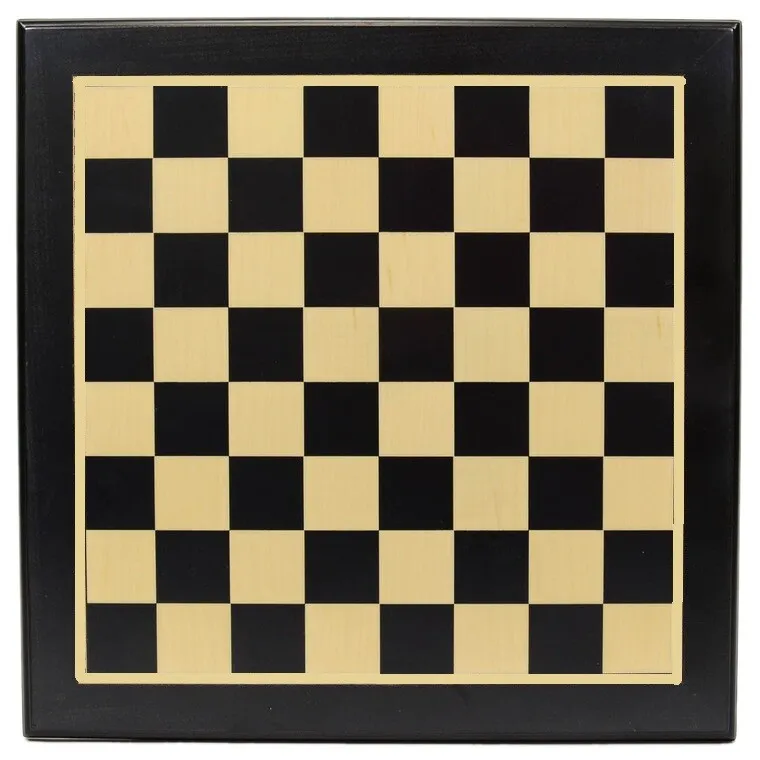
#> input picture 3-object tracking with opencv/flat chess.jpg, 760 x 760 px, given in place of the camera
$ jupyter execute optical_flow.ipynb   (text cells are left out)
#> lines starting #> are read from the running program, lines starting #| are printed output that depends on the picture
[cell 1]
# optical flow with corner detection

import numpy as np
import cv2

cap = cv2.VideoCapture(0)
# params for ShiTomasi corner detection
feature_params = dict( maxCorners = 100, qualityLevel = 0.3, minDistance = 7, blockSize = 7)

# Parameters for lucas kanade optical flow
lk_params = dict( winSize = (15, 15), maxLevel = 2, criteria = (cv2.TERM_CRITERIA_EPS | cv2.TERM_CRITERIA_COUNT, 10, 0.03))

# Create some random colors
color = np.random.randint(0, 255, (100, 3))

# Take first frame and find corners in it
ret, old_frame = cap.read()
#> old_frame is the input picture: shape (760, 760, 3); mean B, G, R 90.1, 109.8, 118.7
old_gray = cv2.cvtColor(old_frame, cv2.COLOR_BGR2GRAY)
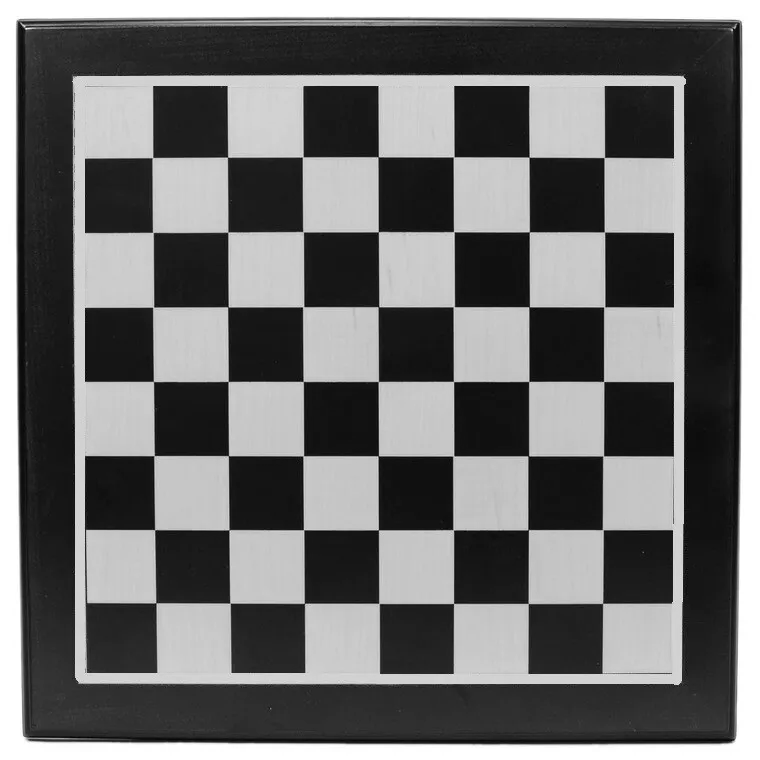
#> old_gray: shape (760, 760); min 1, max 255, mean 110.2
p0 = cv2.goodFeaturesToTrack(old_gray, mask = None, **feature_params)
#> p0 = 100 rows, first 8: [671, 88], [456, 88], [671, 235], [87, 458], [527, 88], [671, 305], [225, 88], [530, 234]

# Create a mask image for drawing purposes
mask = np.zeros_like(old_frame)


while True:
 ret, frame = cap.read()
 frame_gray = cv2.cvtColor(frame, cv2.COLOR_BGR2GRAY)

 # calculate optical flow
 p1, st, err = cv2.calcOpticalFlowPyrLK(old_gray, frame_gray, p0, None, **lk_params)
#> p1 has the same summary as p0; st = 100 values from 1 to 1; err = 100 values from 0 to 0

 # Select good points
 if p1 is not None:
    good_new = p1[st==1]
#> good_new = 100 pairs, first value 87 to 671, second value 88 to 671
    good_old = p0[st==1]
#> good_old has the same summary as good_new

 # draw the tracks
 for i, (new, old) in enumerate(zip(good_new, good_old)):
    x_new, y_new = new.ravel()
    x_old, y_old = old.ravel()
    mask = cv2.line(mask, (int(x_new), int(y_new)), (int(x_old), int(y_old)), color[i].tolist(), 2)
    frame = cv2.circle(frame, (int(x_new), int(y_new)), 5, color[i].tolist(), -1)
#> this loop made 100 passes
#> (x_new, y_new, x_old, y_old) on passes 1 to 12: (671, 88, 671, 88), (456, 88, 456, 88), (671, 235, 671, 235), (87, 458, 87, 458), (527, 88, 527, 88), (671, 305, 671, 305), (225, 88, 225, 88), (530, 234, 530, 234), (531, 156, 531, 156), (526, 384, 526, 384), (376, 88, 376, 88), (381, 529, 381, 529)
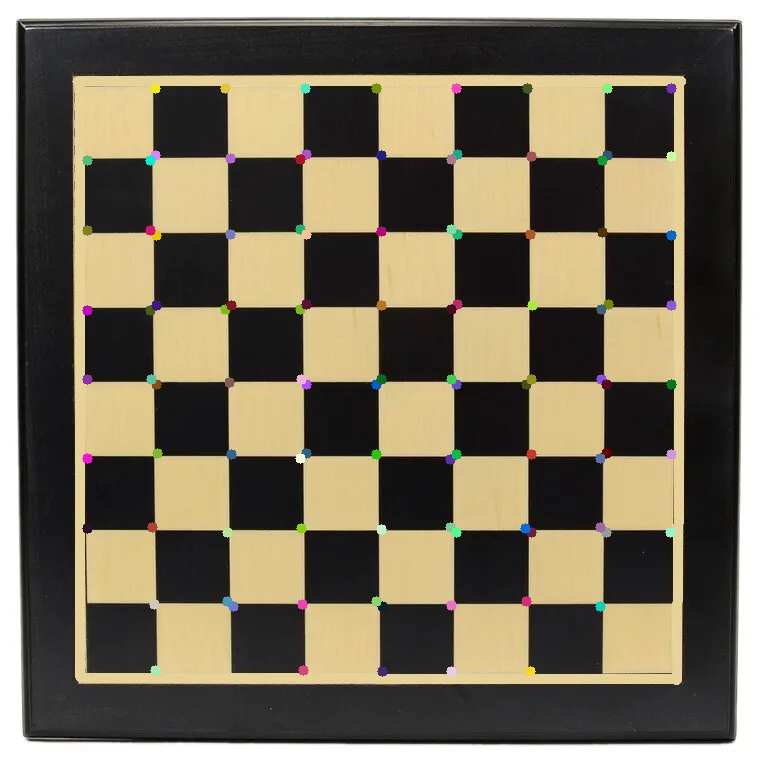
#> frame: shape (760, 760, 3); mean B, G, R 90.7, 110.2, 119
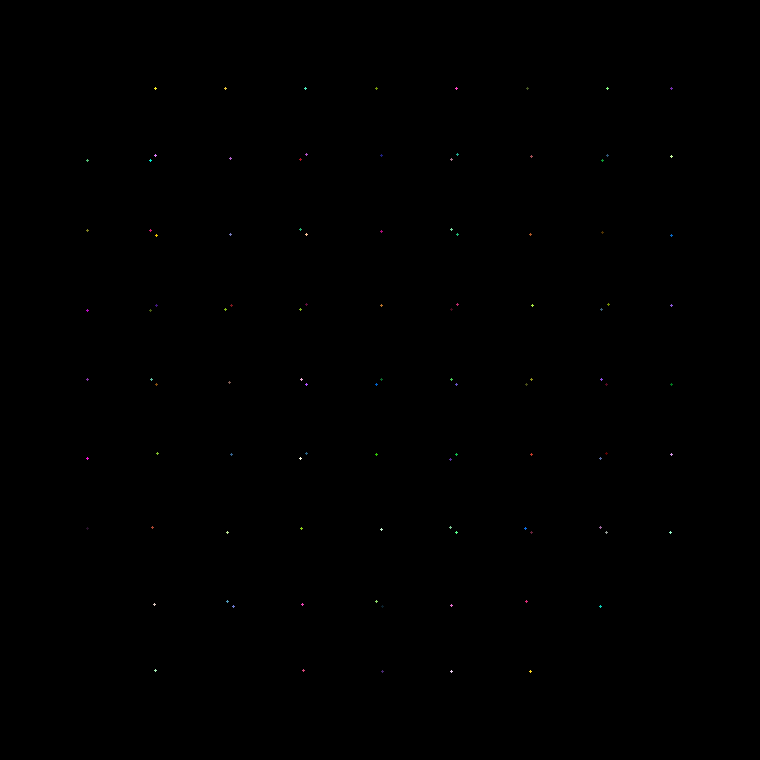
#> mask: shape (760, 760, 3); mean of channels 0, 1, 2 0.1, 0.1, 0.1; drawn as B, G, R

 img = cv2.add(frame, mask)

 cv2.imshow('frame', img)
 #cv2.imshow('mask', mask)

 k = cv2.waitKey(30) & 0xff
#> (key Esc is pressed here)
 if k == 27:
    break

 # Now update the previous frame and previous points
 old_gray = frame_gray.copy()
 p0 = good_new.reshape(-1, 1, 2)

cap.release()
cv2.destroyAllWindows()

[cell 2]
import cv2
import numpy as np

points = []
k = False
def onMouse(event, x, y, flag, param):
	global points,k
	if event == cv2.EVENT_LBUTTONDOWN:
		points.append((x, y))
		k = True


cv2.namedWindow("window")
cv2.setMouseCallback("window", onMouse)

cap = cv2.VideoCapture(0)

while True:
	ret, frame = cap.read()

	cv2.imshow("window", frame)

	key = cv2.waitKey(1) & 0xff
#> (key Esc is pressed here)
